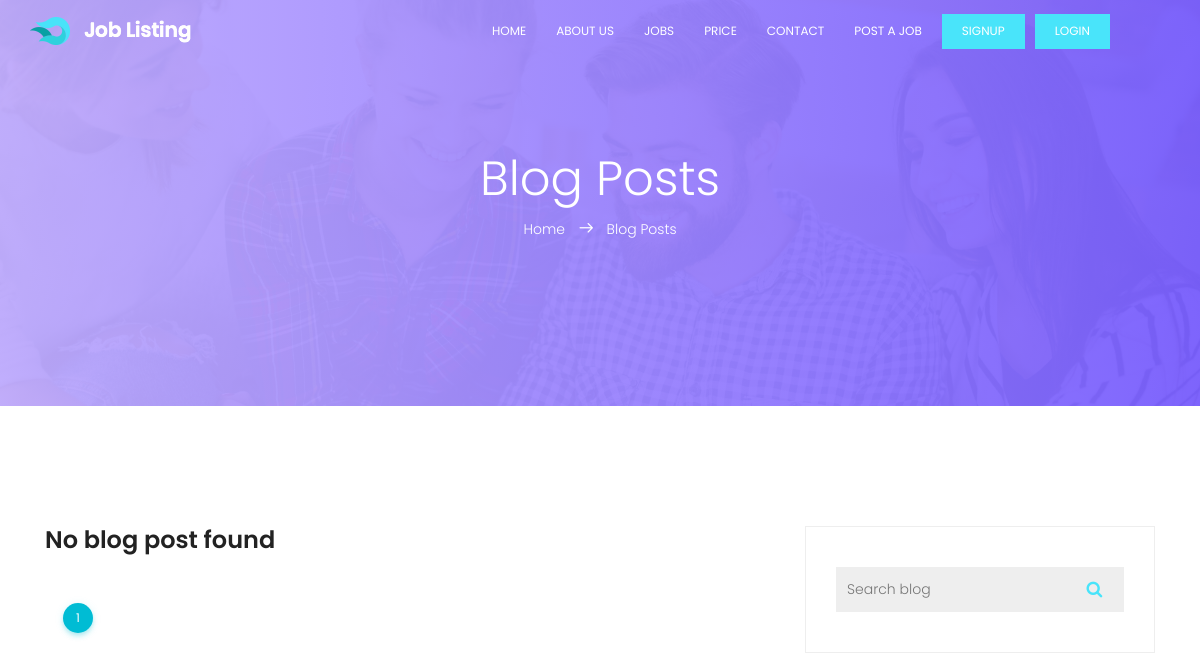
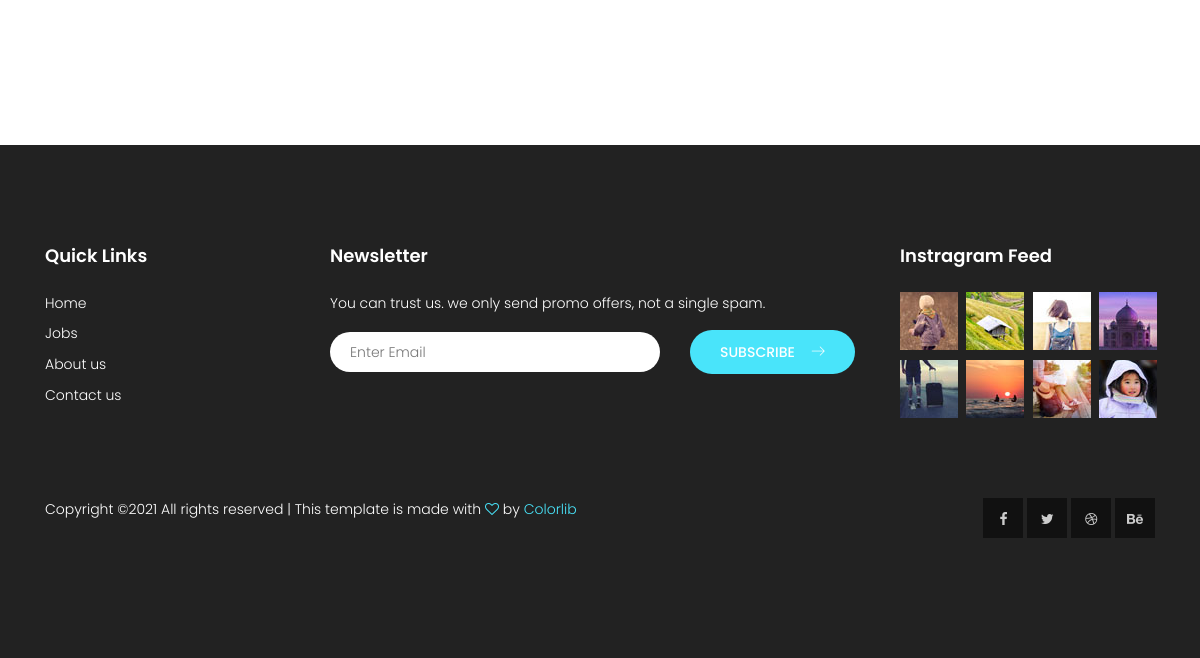
The page /blog/blog on the database as committed earlier (2 pictures, top to bottom).
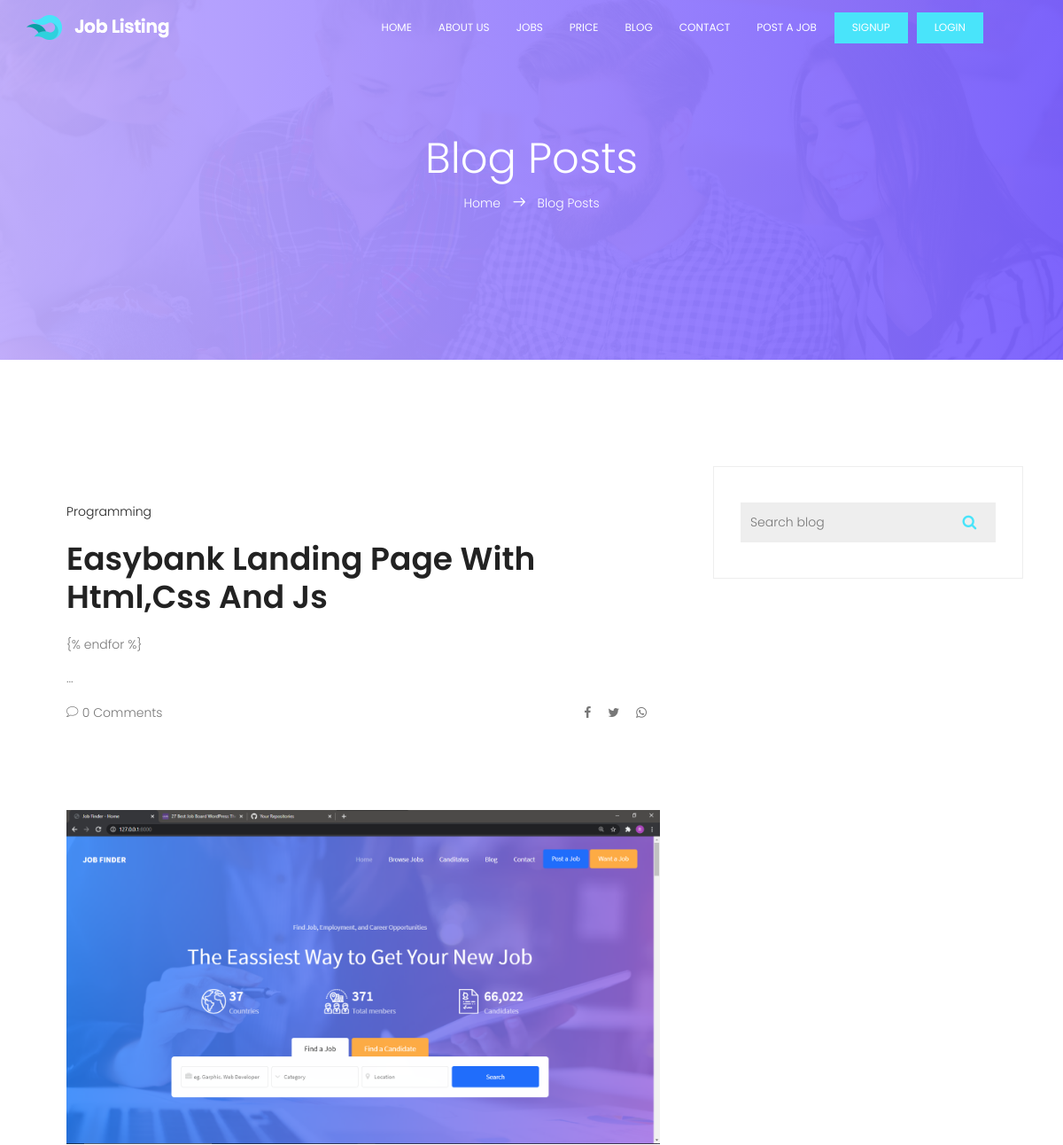
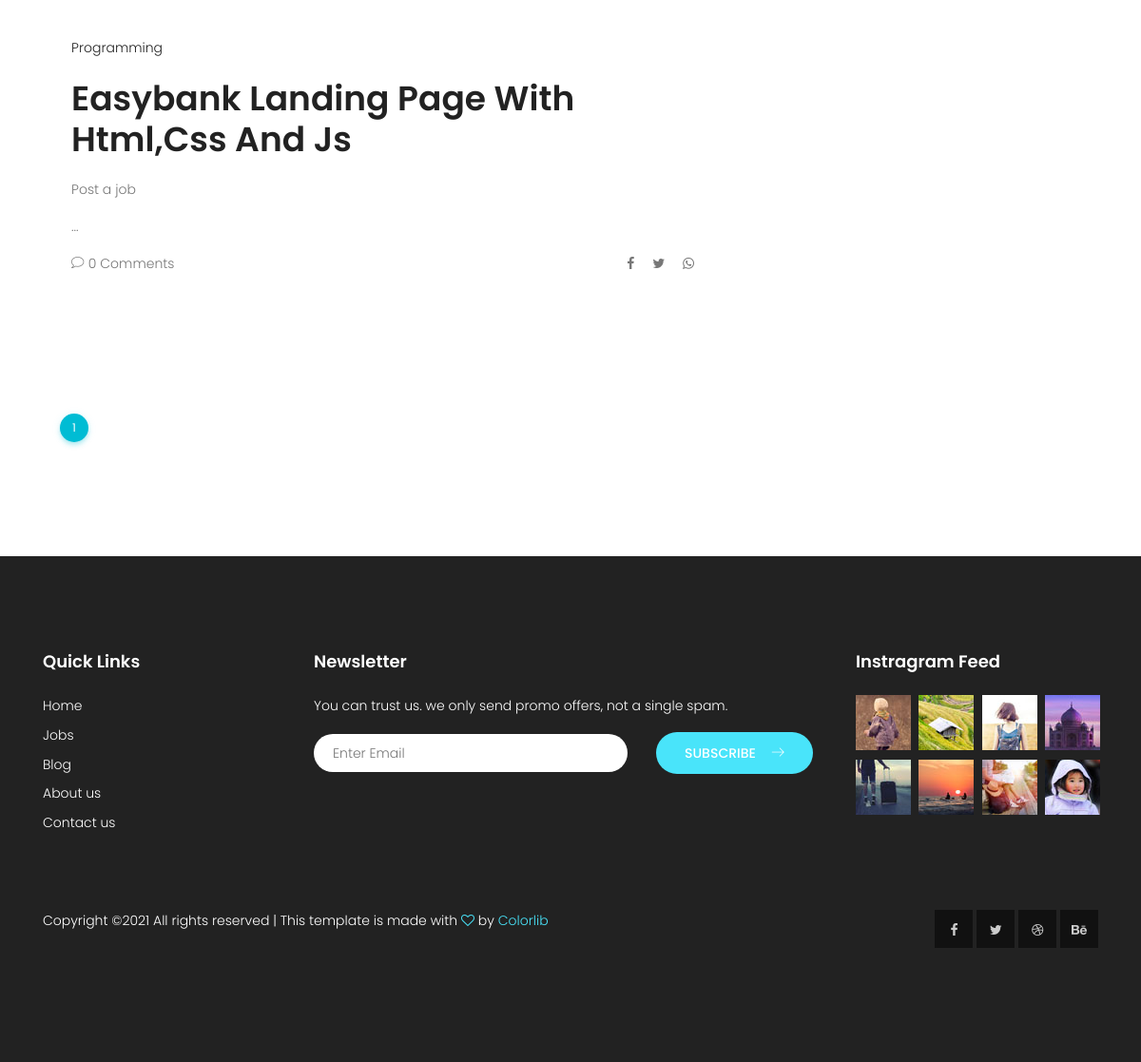
The same page on the database as committed later (2 pictures, top to bottom).
### blog/models.py (models this page shows, shortened)
class Blog(models.Model):
    title = models.CharField(max_length=200)
    thumbnail = models.ImageField(
        upload_to="blog/images", blank=True, null=True)
    category = models.CharField(max_length=150)
    description = RichTextField()
    published = models.BooleanField(default=True)
    featured = models.BooleanField(default=False)
    slug = models.SlugField(blank=True, null=True)
    created = models.DateTimeField(auto_now_add=True)
    class Meta:
        ordering = ['-created']

### blog/views.py (the view)
# urls.py: path('blog', blog, name="blog"),
def blog(request):
    blogs = Blog.objects.filter(published=True).order_by('-created')
    filters = BlogFilter(request.GET, queryset=blogs)
    blogs = filters.qs
    paginator = Paginator(blogs, 15)
    page_number = request.GET.get('page', 1)
    page_objects = paginator.get_page(page_number)
    context = {
        'blogs': blogs,
        'filters': filters,
        'page_objects': page_objects
    }
    return render(request, 'portal/blog-home.html', context)

### portal/context_processors.py (called while the page is built)
def Processors(request):
    jobs = Job.objects.filter(approved=True).order_by('-created')
    categories = Category.objects.all().order_by('-id')
    blogs = Blog.objects.filter(published=True).order_by('-id')
    blog_count = blogs.count()
    return {
        'categories': categories,
        'jobs': jobs,
        'blog_count': blog_count,
        'blogs': blogs,
    }

### templates/portal/blog-home.html (shortened to what this page needs)
{% extends 'base.html' %}
{% load static %}
{% block content %}
			<section class="banner-area relative" id="home">
				<div class="overlay overlay-bg"></div>
				<div class="container">
					<div class="row d-flex align-items-center justify-content-center">
						<div class="about-content col-lg-12">
							<h1 class="text-white">
								Blog Posts
							</h1>
							<p class="text-white link-nav"><a href="{% url 'home' %}">Home </a>  <span class="lnr lnr-arrow-right"></span>  <a href="blog-home.html"> Blog Posts</a></p>
						</div>
					</div>
				</div>
			</section>
			<section class="blog-posts-area section-gap">
				<div class="container">
					<div class="row">
						<div class="col-lg-8 post-list blog-post-list">
							{% for blog in page_objects %}
							<div class="single-post">
							{% if blog.thumbnail %}
								<img class="img-fluid" style"height: 15vh !important; widht:100% !important; object-fit: cover" src="{{blog.thumbnail.url}}" alt="">
							{% endif %}
								<ul class="tags">
									<li><a href="{% url 'blog_detail' blog.slug %}">{{blog.category}}</a></li>
								</ul>
								<a href="{% url 'blog_detail' blog.slug %}">
									<h1>
										{{blog.title|title}}
									</h1>
								</a>
									<p>
									{{blog.description|slice:":170"|safe}}...
									</p>
								<div class="bottom-meta">
									<div class="user-details row align-items-center">
										<div class="comment-wrap col-lg-6">
											<ul>
												<li><a href="{% url 'blog_detail' blog.slug %}#comment"><span class="lnr lnr-bubble"></span> {{blog.comments.count}} Comments</a></li>
											</ul>
										</div>
										<div class="social-wrap col-lg-6">
											<ul>
												<li><a href="#"><i class="fa fa-facebook"></i></a></li>
												<li><a href="#"><i class="fa fa-twitter"></i></a></li>
												<li><a href="#"><i class="fa fa-whatsapp"></i></a></li>
											</ul>
										</div>
									</div>
								</div>
							</div>
							<br><br><br>
							{% empty %}
							<h3>No blog post found</h3>
							{% endfor %}
							 <div class="container mt-5 text-center">
								<ul class="pagination pagination-info">
								<li class="active page-item">
								<a href="javascript:void(0);" class="page-link">{{page_objects.number}}</a>
								</li>
							</ul>
							 </div>
						</div>
						<div class="col-lg-4 sidebar">
							<div class="single-widget search-widget">
								<form class="example" action="#" method="GET" style="margin:auto;max-width:300px">
								  {{filters.form.title}}
								  <button type="submit"><i class="fa fa-search"></i></button>
								</form>
							</div>
						</div>
					</div>
				</div>
			</section>
{% endblock %}

Rows that differ between the two databases and show on the page:
added Blog: category "Programming", title "Easybank Landing Page With Html,Css And Js", description "{% endfor %}", comments.count "0"
added Blog: thumbnail (picture), category "Programming", title "Easybank Landing Page With Html,Css And Js", description "Post a job", comments.count "0"
Other text that changed with them:
text no longer shown: "No blog post found"
text now shown: "BLOG Blog"
